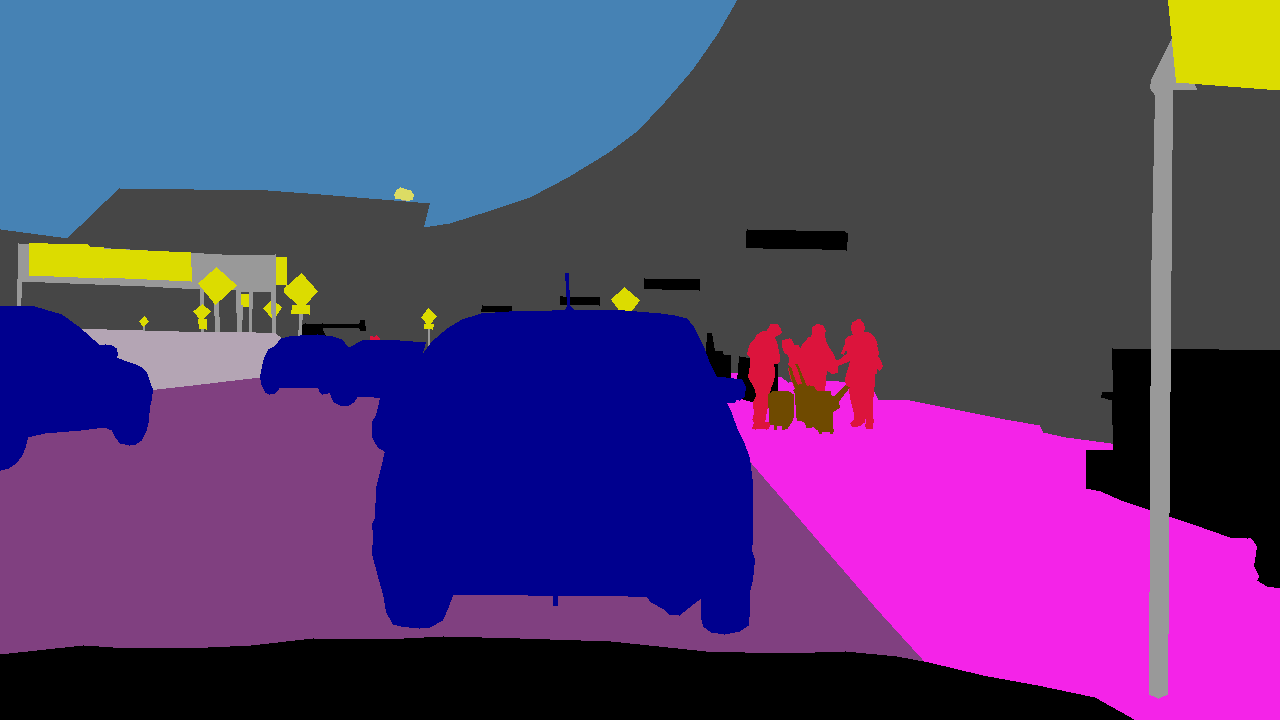
#> input picture data/class_color/00aad4a0-ee811ff1.png, 1280 x 720 px; its folder holds 4 pictures in this run; the run also reads 1 picture not shown here
$ jupyter execute --allow-errors 'serializing catidannot thing.ipynb'
#> lines starting #> are read from the running program, lines starting #| are printed output that depends on the picture
[cell 1]
import numpy as np
import pandas as pd
import glob
import os
import matplotlib.pyplot as plt
import matplotlib.image as mpimg
from os import listdir
from os.path import isfile, join
from PIL import Image
from sklearn.preprocessing import StandardScaler
import matplotlib.colors as mcolors

[cell 2]
#Reading .csv file containing metadata about the segmentation
print("Reading file containing metadata about the segmentation...")
#> (the rest of this cell did not finish here and is left out)

[cell 3]
#Reading data
print("Reading data...")
data_filenames = []
for root, dirs, files in os.walk('data/raw_images/'):
    for filename in files:
        data_filenames.append('data/raw_images/'+filename)

data = [np.array(Image.open(filename)) for filename in data_filenames[:10]]
print("Number of raw images: \t", end="")
print(len(data))

print("\nReading annotated images of segmentation...")
annot_filenames = []
for root, dirs, files in os.walk('data/class_color/'):
    for filename in files:
        annot_filenames.append(filename)

annot = [np.array(Image.open('data/class_color/' + filename).convert('RGB')) for filename in annot_filenames[:10]]
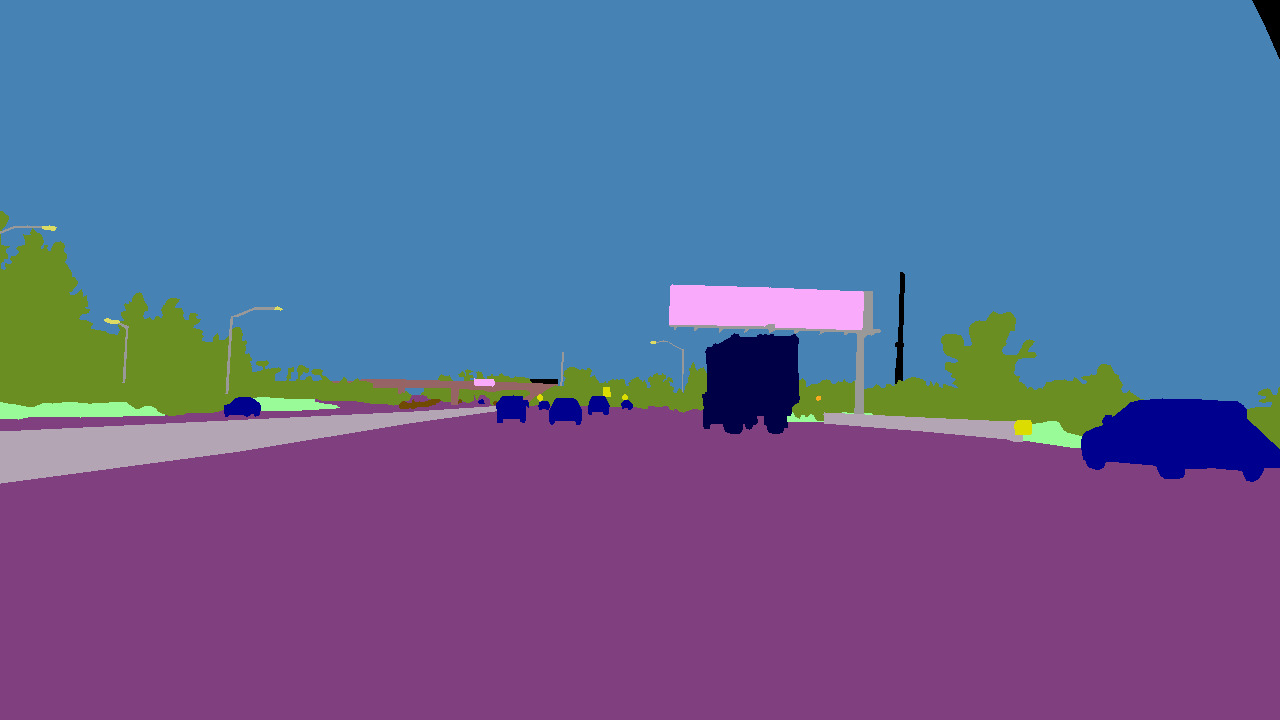
#> input picture data/class_color/00a360bd-27cc5108.png, 1280 x 720 px
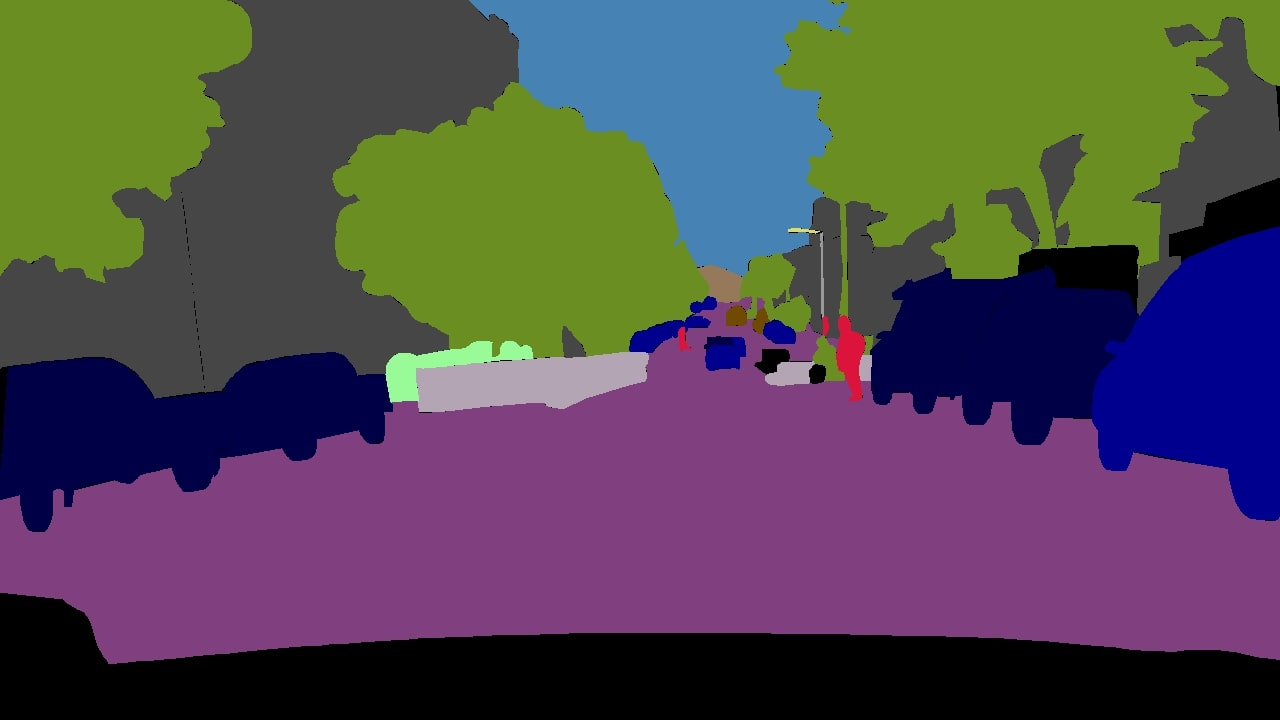
#> input picture data/class_color/00a7ef03-00000000.jpg, 1280 x 720 px
#> annot = 4 items
print("Number of annotated images: \t", end="")
print(len(annot))
#| 4
if len(data)==len(annot):
    print("\nAll raw images are annotated.\n")

[cell 4]
catid_annot_filenames = []
for root, dirs, files in os.walk('data/catid_annot/'):
    for filename in files:
        catid_annot_filenames.append('data/catid_annot/'+filename)

catid_annot = []
if len(catid_annot_filenames) == len(annot_filenames):
    print('Catid Files Already Exist')

#> (the rest of this cell did not finish here and is left out)

[cell 5]
img = annot[0]
catid_annot_img = []
helper = []

plt.imshow(img)
plt.show()

#> (the rest of this cell did not finish here and is left out)
